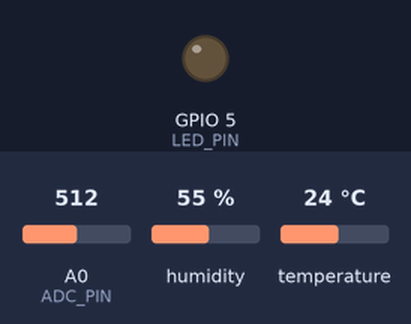
Simulated run of this sketch. Board: ESP8266 (NodeMCU). On the bench: output pins drawn as LEDs (lit = HIGH). The inputs (shaded band) are chosen by the test bench; at power-on: A0 (ADC_PIN) = 512, humidity 55 %, temperature 24 °C. WiFi joins after 1.5 s; servers stay silent unless stated; web services answer with replies made up by the test bench; pins used as bus, display or sensor lines are not drawn; what the sketch prints to the serial monitor is not drawn. At 3.4 s the program puts the board to deep sleep or switches it off; the recording ends there.

Above: at 0.1 s.
Timing chart, 0 to 3.4 s (numbered marks = the images above):
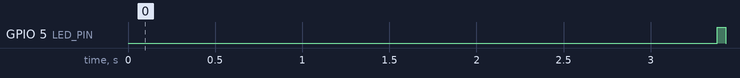

Measured:
- by itself, GPIO 5 (LED_PIN): LOW → HIGH at 3.4 s, → LOW 0.05 s later

The sketch:

nodemcu-dht11-arduino.ino
```cpp
/**
 * Setup:
 *  GPIO04 - LDR Power
 *  GPIO05 - LED
 *  GPIO14 - DHT Data
 *
 * for deep sleep,
 *  GPIO16 - RST
 *  GPIO00 - Pull Up - 4.7K - VCC (not really needed)
 *  GPIO15 - Pull Down - 4.7K GND (not really needed)
 */

#include <DHT.h>
#include <ESP8266WiFi.h>

extern "C" {
  #include "user_interface.h"
}

#define DHT_PIN 14
#define DHT_TYPE DHT11

#define ADC_PIN A0
#define LED_PIN 5

#define ADC_POWER_PIN 4
#define ADC_SAMPLES 100

#define READINGS_DELAY 5*60*1000

// Fill in your details here
const char* MY_SSID = "...";
const char* MY_PWD = "...";

const String THINGSPEAK_CHANNEL_ID = "...";
const String THINGSPEAK_API_KEY = "...";

DHT dht(DHT_PIN, DHT_TYPE);

struct READING {
  boolean valid;
  float t;
  float h;
  int light;
};

void setup() {
  Serial.begin(9600);

  pinMode(ADC_POWER_PIN, OUTPUT);
  pinMode(LED_PIN, OUTPUT);

  Serial.println("Started...");
  connectWifi();
}

void loop() {
  READING reading = readData();

  Serial.print("T: ");
  Serial.print(reading.t);
  Serial.print(" H: ");
  Serial.print(reading.h);
  Serial.print(" L: ");
  Serial.println(reading.light);

  sendData(reading);

  system_deep_sleep_set_option(0);
  system_deep_sleep(READINGS_DELAY * 1000);
}

void connectWifi()
{
  Serial.print("Connecting to ");
  Serial.println(MY_SSID);
  WiFi.begin(MY_SSID, MY_PWD);
  while (WiFi.status() != WL_CONNECTED) {
    delay(1000);
    Serial.print(".");
  }

  Serial.println("");
  Serial.println("Connected.");
  Serial.print("IP Address: ");
  Serial.println(WiFi.localIP());
  Serial.println("");
}

READING readData() {
  READING reading;

  float h = dht.readHumidity();
  float t = dht.readTemperature();

  if (isnan(h) || isnan(t)) {
    reading.valid = false;
  }
  else {
    reading.valid = true;
    reading.h = h;
    reading.t = t;
  }

  reading.light = readLightLevel(ADC_POWER_PIN, ADC_SAMPLES);

  return reading;
}

int readLightLevel(int powerPin, int samples) {
  digitalWrite(powerPin, HIGH);
  int total = 0;
  for (int i = 0; i < samples; i++) {
    total += analogRead(ADC_PIN);
  }
  digitalWrite(powerPin, LOW);
  return total / samples;
}

void sendData(READING reading) {
  if (reading.valid == false) {
    Serial.println("Discarding reading since it's not valid.");
    return;
  }

  WiFiClient client;

  if (client.connect("api.thingspeak.com", 80)) { // use ip 184.106.153.149 or api.thingspeak.com
    Serial.println("connected to ThingSpeak");

    String postStr = "api_key=" + THINGSPEAK_API_KEY;
    postStr += "&field1=";
    postStr += String(reading.t);
    postStr += "&field2=";
    postStr += String(reading.h);
    postStr += "&field3=";
    postStr += String(reading.light);
    postStr += "\r\n\r\n";

    String location = "POST /update HTTP/1.1\n";
    Serial.println(location);
    Serial.println(postStr);

    client.print(location);
    client.print("Host: api.thingspeak.com\n");
    client.print("Connection: close\n");
    client.print("Content-Type: application/x-www-form-urlencoded\n");
    client.print("Content-Length: ");
    client.print(postStr.length());
    client.print("\n\n");
    client.print(postStr);

    client.flush();

    // Read all the lines of the reply from server and print them to Serial
    while (client.available()) {
      String line = client.readStringUntil('\r');
      Serial.print(line);
    }

    Serial.println();
    Serial.println("closing connection");
  }//end if

  client.stop();

  digitalWrite(LED_PIN, HIGH);
  delay(50);
  digitalWrite(LED_PIN, LOW);
}
```
